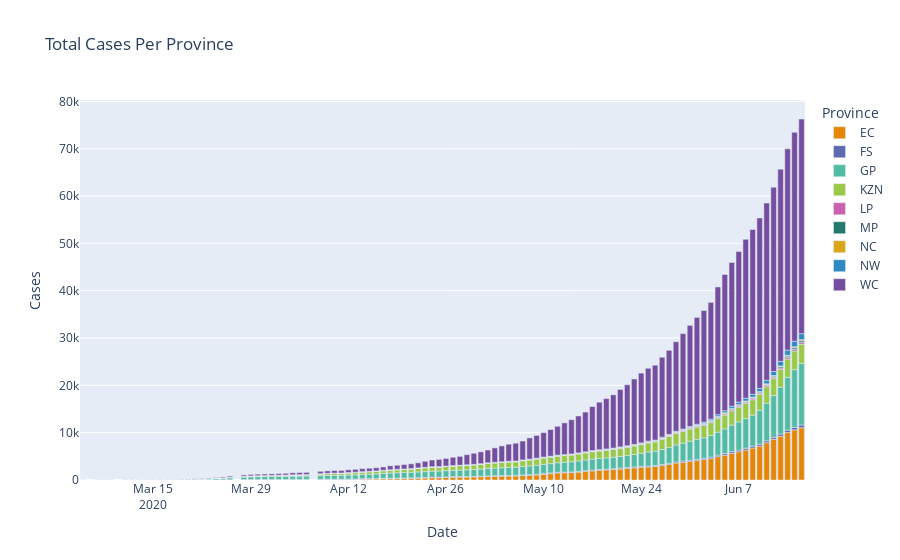

Notebook source saved alongside this figure:
### Code cell
fig = px.bar(state_plotly, title='Total Cases Per Province', x='Date', y='Cases', color='Province',
             barmode='relative', color_discrete_sequence=colour_series)
fig.update_traces(hovertemplate=None)
fig.update_layout(hovermode="x")
fig.show()
